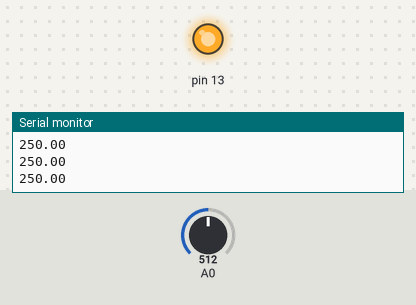
A sketch run on a simulated Arduino Uno, built with avr-gcc and run on an emulated ATmega328P. Parts: output pins drawn as LEDs (lit = HIGH), the last lines printed to the serial monitor. The inputs (shaded band) are chosen by the test bench; at power-on: A0 = 512.

Above: at 1.2 s.
1.3 s: A0 set to 33
2.8 s: A0 set to 28
At 3.9 s:
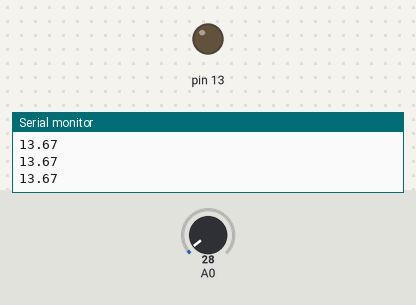
4.3 s: A0 set to 122
At 5.3 s:
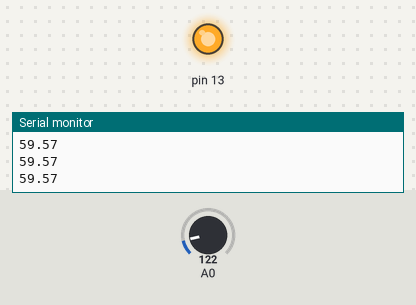
5.8 s: A0 set to 5
At 6.4 s:
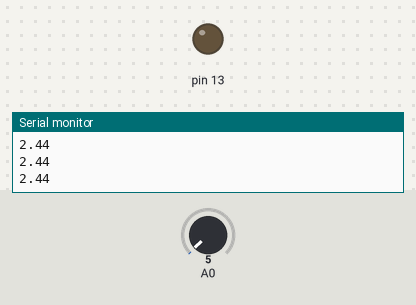
Timing chart, 0 to 8.3 s (numbered marks = the images above; inputs shaded):
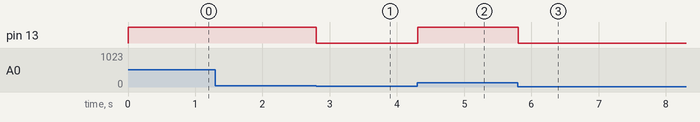

The sketch:

2.ino
```cpp
float temp;

void setup() {

pinMode (13, OUTPUT);

Serial.begin (9600);

}

void loop() {

temp= analogRead (A0);

temp= (temp*500)/1024;

Serial.println (temp);

if (temp>15)

digitalWrite (13, HIGH);

else

digitalWrite (13, LOW);

delay (10);

}
```

Measured:
- the behaviour switches between 31 and 30 on A0 (found by bisection; images 0 and 1)
- after the input at 2.8 s, pin 13: HIGH → LOW at once
- after the input at 4.3 s, pin 13: LOW → HIGH at once
- after the input at 5.8 s, pin 13: HIGH → LOW at once
